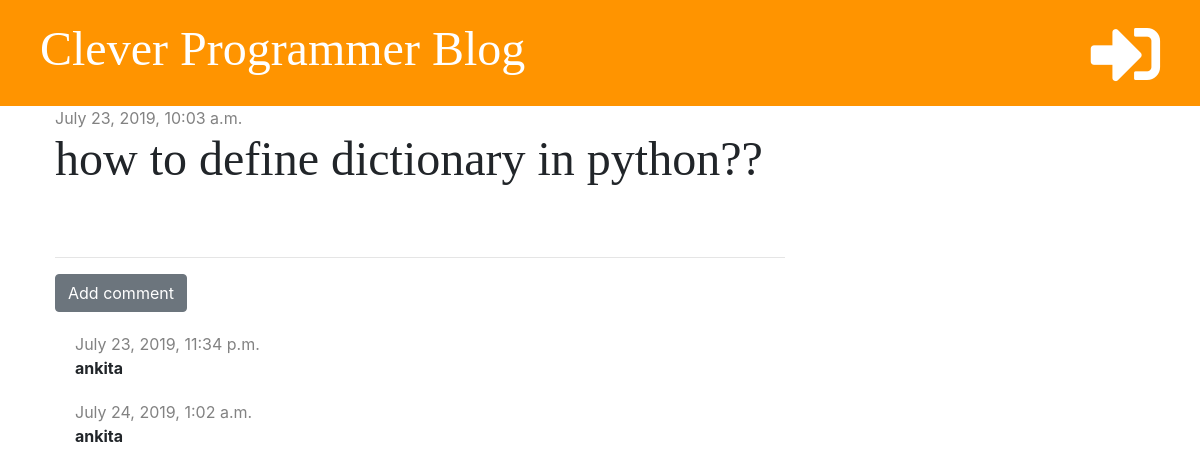
The page /post/33/ on the database as committed earlier.
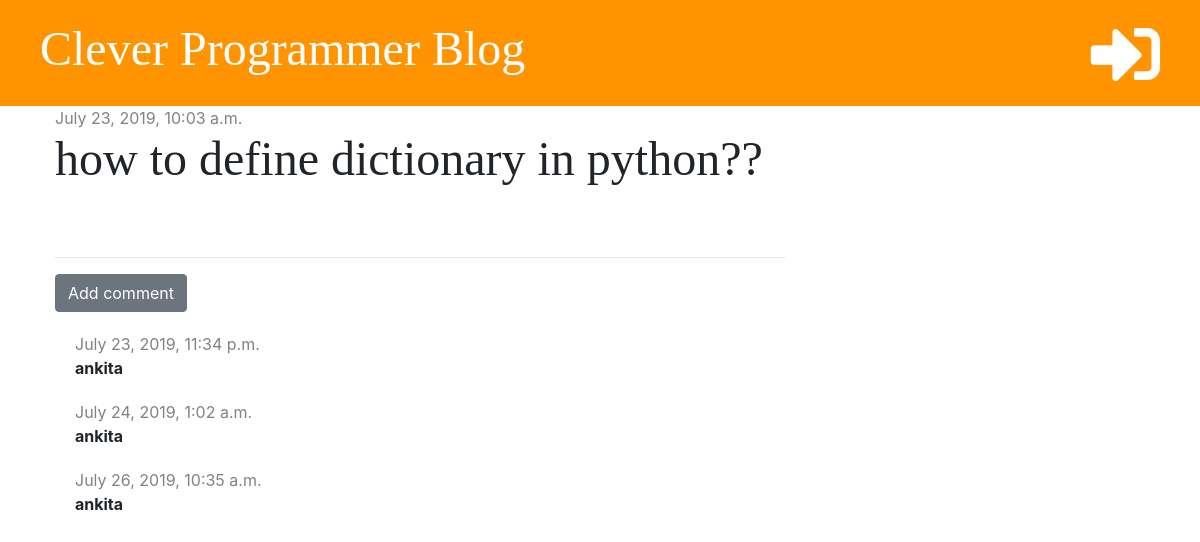
The same page on the database as committed later.
### blog/models.py (models this page shows, shortened)
class Comment(models.Model):
    post = models.ForeignKey('blog.Post', on_delete=models.CASCADE, related_name='comments')
    author = models.CharField(max_length=200)
    text = models.TextField()
    created_date = models.DateTimeField(default=timezone.now)
    approved = models.BooleanField(default=False)

### blog/views.py (the view)
# urls.py: path('post/<int:pk>/', views.post_detail, name="post_detail"),
def post_detail(request, pk):
    post = get_object_or_404(Post, pk = pk)
    stuff_for_frontend = {'post': post}
    return render(request, 'blog/post_detail.html', stuff_for_frontend)

### blog/templatetags/markdownify.py (called while the page is built)
@register.filter
def markdown(value):
    renderer = HighlightRenderer()
    markdown = mistune.Markdown(renderer=renderer)
    return markdown(value)

### blog/templates/blog/post_detail.html (shortened to what this page needs)
{% extends 'blog/base.html' %}
{% load markdownify %}
{% block content %}
<div class="post">
    {% if post.published_date  %}
    <div class="date">
        {{ post.published_date }}
    </div>
    {% else %}
      <a href="{% url 'post_publish' pk=post.pk %}" class="btn btn-primary">Publish</a>
    {% endif %}
    <h1>{{ post.title }}</h1>
</div>
<hr>
<a href="{% url 'add_comment_to_post' pk=post.pk%}" class="btn btn-secondary">Add comment</a>
{% for comment in post.comments.all %}
  {% if user.is_authenticated or comment.approved %}
    <div class="comment">
      <div class="date">
        {{ comment.created_date }}
      </div>
      <strong>{{ comment.author }}</strong>
    </div>
  {% endif %}
  {% empty %}
    <p>No comments yet...</p>
{% endfor %}
{% endblock %}

Rows that differ between the two databases and show on the page:
added Comment: created_date "July 26, 2019, 10:35 a.m.", author "ankita"
